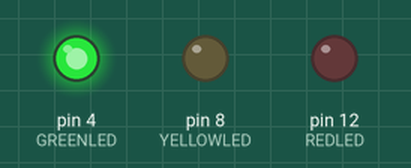
This sketch was run on a simulated Arduino Uno, built with avr-gcc and run on an emulated ATmega328P. Parts: output pins drawn as LEDs (lit = HIGH).

Above: at 0.2 s.
At 2.7 s:
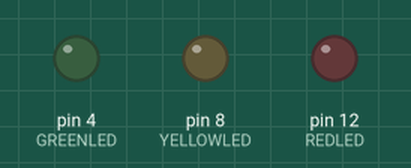
At 9.0 s:
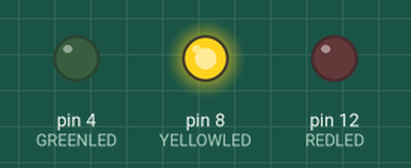
At 12.5 s:
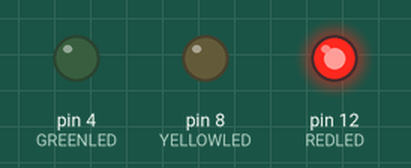
Timing chart, 0 to 19.5 s (numbered marks = the images above):
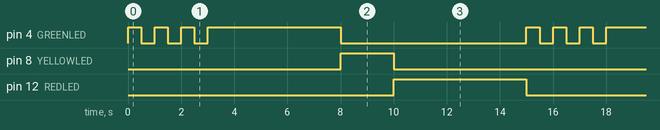

The sketch:

task1.ino
```cpp
// C++ code
//
#define GREENLED 4
#define YELLOWLED 8
#define REDLED 12

void setup()
{
  pinMode(GREENLED, OUTPUT);
  pinMode(YELLOWLED, OUTPUT);
  pinMode(REDLED, OUTPUT);
}

void loop()
{
  for (int i = 0; i < 3; i++)
  {
    digitalWrite(GREENLED, HIGH);
    delay(500);
    digitalWrite(GREENLED, LOW);
    delay(500);
  }
  digitalWrite(GREENLED, HIGH);
  delay(5000);
  digitalWrite(GREENLED, LOW);
  digitalWrite(YELLOWLED, HIGH);
  delay(2000);
  digitalWrite(YELLOWLED, LOW);
  digitalWrite(REDLED, HIGH);
  delay(5000);
  digitalWrite(REDLED, LOW);
}
```

Measured:
- by itself, pin 4 (GREENLED): repeats every 15.0 s: 2 × (LOW 0.50 s, HIGH 0.50 s), LOW 0.50 s, HIGH 5.0 s, LOW 7.0 s, HIGH 0.50 s
- by itself, pin 8 (YELLOWLED): alternates HIGH for 2.0 s and LOW for 13.0 s
- by itself, pin 12 (REDLED): alternates HIGH for 5.0 s and LOW for 10.0 s
